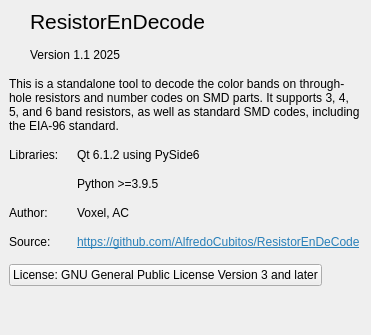
      <widget class="QWidget" name="about">
       <attribute name="title">
        <string>About</string>
       </attribute>
       <layout class="QVBoxLayout" name="verticalLayout_5">
        <property name="spacing">
         <number>15</number>
        </property>
        <property name="leftMargin">
         <number>9</number>
        </property>
        <property name="topMargin">
         <number>9</number>
        </property>
        <property name="rightMargin">
         <number>9</number>
        </property>
        <property name="bottomMargin">
         <number>9</number>
        </property>
        <item>
         <layout class="QHBoxLayout" name="horizontalLayout_about_title" stretch="0,1">
          <property name="spacing">
           <number>14</number>
          </property>
          <item>
           <widget class="QLabel" name="label_32">
            <property name="text">
             <string/>
            </property>
            <property name="pixmap">
             <pixmap resource="../icons/resource_base.qrc">:/general/resistor_icon.svg</pixmap>
            </property>
           </widget>
          </item>
          <item>
           <layout class="QVBoxLayout" name="verticalLayout_3">
            <item>
             <widget class="QLabel" name="label_16">
              <property name="font">
               <font>
                <pointsize>16</pointsize>
               </font>
              </property>
              <property name="text">
               <string>ResistorEnDecode</string>
              </property>
             </widget>
            </item>
            <item>
             <widget class="QLabel" name="label_24">
              <property name="text">
               <string>Version 1.1 2025</string>
              </property>
             </widget>
            </item>
           </layout>
          </item>
         </layout>
        </item>
        <item>
         <widget class="QLabel" name="label_15">
          <property name="text">
           <string>&lt;html&gt;&lt;head/&gt;&lt;body&gt;&lt;p&gt;This is a standalone tool to decode the color bands on through-hole resistors and number codes on SMD parts. It supports 3, 4, 5, and 6 band resistors, as well as standard SMD codes, including the EIA-96 standard.&lt;/p&gt;&lt;/body&gt;&lt;/html&gt;</string>
          </property>
          <property name="textFormat">
           <enum>Qt::TextFormat::RichText</enum>
          </property>
          <property name="wordWrap">
           <bool>true</bool>
          </property>
         </widget>
        </item>
        <item>
         <layout class="QFormLayout" name="formLayout_5">
          <item row="0" column="0">
           <widget class="QLabel" name="label_29">
            <property name="text">
             <string>Libraries: </string>
            </property>
           </widget>
          </item>
          <item row="0" column="1">
           <widget class="QLabel" name="label_30">
            <property name="text">
             <string>&lt;html&gt;&lt;head/&gt;&lt;body&gt;&lt;p&gt;Qt 6.1.2 using PySide6&lt;/p&gt;&lt;/body&gt;&lt;/html&gt;</string>
            </property>
            <property name="textFormat">
             <enum>Qt::TextFormat::RichText</enum>
            </property>
           </widget>
          </item>
          <item row="1" column="1">
           <widget class="QLabel" name="label_31">
            <property name="text">
             <string>Python &gt;=3.9.5</string>
            </property>
           </widget>
          </item>
          <item row="1" column="0">
           <widget class="QLabel" name="label_38">
            <property name="text">
             <string/>
            </property>
           </widget>
          </item>
          <item row="2" column="0">
           <widget class="QLabel" name="label_34">
            <property name="text">
             <string>Author:</string>
            </property>
           </widget>
          </item>
          <item row="2" column="1">
           <widget class="QLabel" name="label_39">
            <property name="text">
             <string>Voxel, AC</string>
            </property>
           </widget>
          </item>
          <item row="3" column="0">
           <widget class="QLabel" name="label_33">
            <property name="text">
             <string>Source:</string>
            </property>
           </widget>
          </item>
          <item row="3" column="1">
           <widget class="QLabel" name="label_40">
            <property name="text">
             <string>&lt;html&gt;&lt;head/&gt;&lt;body&gt;&lt;p&gt;&lt;a href=&quot;https://github.com/AlfredoCubitos/ResistorEnDeCode&quot;&gt;&lt;span style=&quot; text-decoration: underline; color:#2980b9;&quot;&gt;https://github.com/AlfredoCubitos/ResistorEnDeCode&lt;/span&gt;&lt;/a&gt;&lt;/p&gt;&lt;/body&gt;&lt;/html&gt;</string>
            </property>
            <property name="textFormat">
             <enum>Qt::TextFormat::RichText</enum>
            </property>
            <property name="openExternalLinks">
             <bool>true</bool>
            </property>
            <property name="textInteractionFlags">
             <set>Qt::TextInteractionFlag::LinksAccessibleByKeyboard|Qt::TextInteractionFlag::LinksAccessibleByMouse</set>
            </property>
           </widget>
          </item>
         </layout>
        </item>
        <item>
         <layout class="QHBoxLayout" name="horizontalLayout_2">
          <item>
           <widget class="QPushButton" name="pushButton_license">
            <property name="sizePolicy">
             <sizepolicy hsizetype="Preferred" vsizetype="Fixed">
              <horstretch>0</horstretch>
              <verstretch>0</verstretch>
             </sizepolicy>
            </property>
            <property name="text">
             <string>License: GNU General Public License Version 3 and later</string>
            </property>
           </widget>
          </item>
          <item>
           <spacer name="horizontalSpacer_13">
            <property name="orientation">
             <enum>Qt::Orientation::Horizontal</enum>
            </property>
            <property name="sizeHint" stdset="0">
             <size>
              <width>40</width>
              <height>20</height>
             </size>
            </property>
           </spacer>
          </item>
         </layout>
        </item>
        <item>
         <spacer name="verticalSpacer">
          <property name="orientation">
           <enum>Qt::Orientation::Vertical</enum>
          </property>
          <property name="sizeHint" stdset="0">
           <size>
            <width>20</width>
            <height>40</height>
           </size>
          </property>
         </spacer>
        </item>
       </layout>
      </widget>
